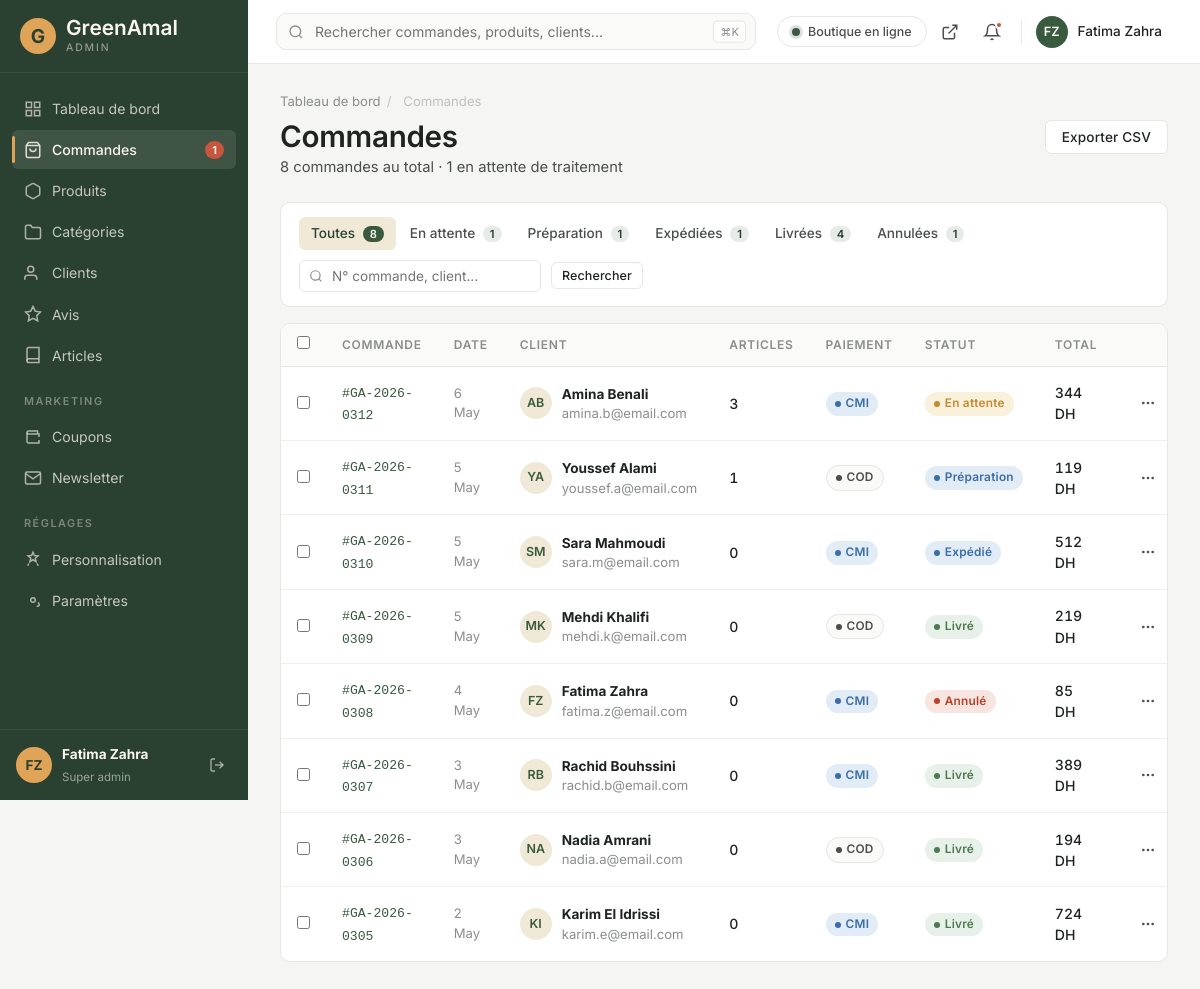
Page /admin/orders.php (signed in) on the committed database.
### tables this page shows
CREATE TABLE IF NOT EXISTS orders (
  id INT AUTO_INCREMENT PRIMARY KEY,
  order_number VARCHAR(30) NOT NULL UNIQUE,
  customer_id INT,
  status ENUM('pending','processing','shipped','delivered','cancelled') DEFAULT 'pending',
  payment_method ENUM('cmi','cod','transfer') DEFAULT 'cod',
  payment_status ENUM('pending','paid','failed','refunded') DEFAULT 'pending',
  subtotal DECIMAL(10,2) NOT NULL,
  shipping DECIMAL(10,2) DEFAULT 0,
  discount DECIMAL(10,2) DEFAULT 0,
  total DECIMAL(10,2) NOT NULL,
  shipping_name VARCHAR(255),
  shipping_email VARCHAR(255),
  shipping_phone VARCHAR(30),
  shipping_address VARCHAR(500),
  shipping_city VARCHAR(100),
  shipping_postcode VARCHAR(20),
  notes TEXT,
  coupon_code VARCHAR(50),
  created_at TIMESTAMP DEFAULT CURRENT_TIMESTAMP,
  updated_at TIMESTAMP DEFAULT CURRENT_TIMESTAMP ON UPDATE CURRENT_TIMESTAMP,
  INDEX idx_status (status),
  INDEX idx_customer (customer_id),
  INDEX idx_created (created_at),
  FOREIGN KEY (customer_id) REFERENCES customers(id) ON DELETE SET NULL
);

CREATE TABLE IF NOT EXISTS customers (
  id INT AUTO_INCREMENT PRIMARY KEY,
  email VARCHAR(255) NOT NULL UNIQUE,
  password_hash VARCHAR(255),
  first_name VARCHAR(100),
  last_name VARCHAR(100),
  phone VARCHAR(30),
  city VARCHAR(100),
  address VARCHAR(500),
  postcode VARCHAR(20),
  total_orders INT DEFAULT 0,
  lifetime_value DECIMAL(10,2) DEFAULT 0,
  segment ENUM('new','regular','vip','inactive') DEFAULT 'new',
  newsletter_subscribed TINYINT(1) DEFAULT 0,
  reset_token VARCHAR(64),
  reset_token_expires_at TIMESTAMP NULL,
  created_at TIMESTAMP DEFAULT CURRENT_TIMESTAMP,
  last_order_at TIMESTAMP NULL
);

### admin/orders.php (the view, shortened to what the rows shown need)
<?php
require_once __DIR__ . '/../includes/auth.php';
admin_require_login();
$where = [];
$params = [];
$whereSql = empty($where) ? '' : 'WHERE ' . implode(' AND ', $where);
$orders = db_all("
    SELECT o.*, c.first_name, c.last_name, c.email, (SELECT COUNT(*) FROM order_items WHERE order_id = o.id) AS items_count
    FROM orders o
    LEFT JOIN customers c ON c.id = o.customer_id
    $whereSql
    ORDER BY o.created_at DESC
    LIMIT 50
", $params);
require __DIR__ . '/_includes/header.php';
?>
<div class="page">
  <div class="page-head">
    <div>
      <h1>Commandes</h1>
    </div>
  </div>
  <div class="card">
    <table class="data-table">
      <thead>
        <tr>
          <th class="check-col"><input type="checkbox"></th>
          <th>Commande</th><th>Date</th><th>Client</th><th>Articles</th><th>Paiement</th><th>Statut</th><th>Total</th><th class="actions-col"></th>
        </tr>
      </thead>
      <tbody>
        <?php if (empty($orders)): ?>
          <tr><td colspan="9" style="text-align: center; padding: 60px; color: var(--ink-mute);">Aucune commande</td></tr>
        <?php else: foreach ($orders as $o):
          [$status_lbl, $status_cls] = order_status_label($o['status']);
          [$pay_lbl, $pay_cls] = payment_method_label($o['payment_method']);
          $name = trim(($o['first_name'] ?? '') . ' ' . ($o['last_name'] ?? '')) ?: 'Anonyme';
        ?>
          <tr>
            <td><input type="checkbox"></td>
            <td><a href="order-detail.php?id=<?= (int) $o['id'] ?>" class="cell-mono" style="color: var(--olive); font-weight: 500;">#<?= e($o['order_number']) ?></a></td>
            <td class="cell-mute"><?= time_ago($o['created_at']) ?></td>
            <td><div class="cell-customer"><span class="cell-customer-avatar"><?= e(initials($name)) ?></span><span><strong style="font-size: 0.85rem;"><?= e($name) ?></strong><div class="cell-mute"><?= e($o['email'] ?? '-') ?></div></span></div></td>
            <td class="cell-num"><?= (int) $o['items_count'] ?></td>
            <td><span class="badge-status <?= e($pay_cls) ?>"><?= e($pay_lbl) ?></span></td>
            <td><span class="badge-status <?= e($status_cls) ?>"><?= e($status_lbl) ?></span></td>
            <td class="cell-num"><?= price($o['total']) ?></td>
            <td><a href="order-detail.php?id=<?= (int) $o['id'] ?>" class="topbar-btn"><svg width="16" height="16" viewBox="0 0 24 24" fill="none" stroke="currentColor" stroke-width="2"><circle cx="12" cy="12" r="1"/><circle cx="19" cy="12" r="1"/><circle cx="5" cy="12" r="1"/></svg></a></td>
          </tr>
        <?php endforeach; endif; ?>
      </tbody>
    </table>
  </div>
</div>
<?php require __DIR__ . '/_includes/footer.php'; ?>

### admin/_includes/header.php (shortened to what the rows shown need)
<?php
require_once __DIR__ . '/../../includes/auth.php';
$user = admin_user();
$user_initials = initials(($user['first_name'] ?? '') . ' ' . ($user['last_name'] ?? ''));
$user_name = trim(($user['first_name'] ?? '') . ' ' . ($user['last_name'] ?? ''));
?><!DOCTYPE html>
<html lang="fr">
<head>
<link rel="stylesheet" href="https://cdn.jsdelivr.net/npm/cropperjs@1.6.2/dist/cropper.min.css">
<link rel="stylesheet" href="assets/css/admin.css">
</head>
<body>
<div class="admin-app">
  <aside class="sidebar">
    <div class="sidebar-foot">
      <span class="sidebar-user-avatar"><?= e($user_initials) ?></span>
      <div class="sidebar-user-info">
        <strong><?= e($user_name) ?></strong>
        <span><?= e(ucfirst(str_replace('_', ' ', $user['role']))) ?></span>
      </div>
      <a href="logout.php" title="Déconnexion" style="color: rgba(250,246,240,0.6); width: 30px; height: 30px; border-radius: var(--radius-sm); display: grid; place-items: center;">
        <svg width="16" height="16" viewBox="0 0 24 24" fill="none" stroke="currentColor" stroke-width="2"><path d="M9 21H5a2 2 0 01-2-2V5a2 2 0 012-2h4"/><polyline points="16 17 21 12 16 7"/><line x1="21" y1="12" x2="9" y2="12"/></svg>
      </a>
    </div>
  </aside>
  <div class="main">
    <header class="topbar">
      <div class="topbar-actions">
        <div class="topbar-user">
          <span class="topbar-user-avatar"><?= e($user_initials) ?></span>
          <span class="topbar-user-name"><?= e($user_name) ?></span>
        </div>
      </div>
    </header>

### rows in the picture
orders: order_number "GA-2026-0312", created_at "6 May", customer.last_name "AB", name "Amina Benali", customer.email "amina.b@email.com", items_count "3", pay_lbl "CMI", status_lbl "En attente", total "344 DH"
orders: order_number "GA-2026-0311", created_at "5 May", customer.last_name "YA", name "Youssef Alami", customer.email "youssef.a@email.com", items_count "1", pay_lbl "COD", status_lbl "Préparation", total "119 DH"
orders: order_number "GA-2026-0310", created_at "5 May", customer.last_name "SM", name "Sara Mahmoudi", customer.email "sara.m@email.com", items_count "0", pay_lbl "CMI", status_lbl "Expédié", total "512 DH"
orders: order_number "GA-2026-0309", created_at "5 May", customer.last_name "MK", name "Mehdi Khalifi", customer.email "mehdi.k@email.com", items_count "0", pay_lbl "COD", status_lbl "Livré", total "219 DH"
orders: order_number "GA-2026-0308", created_at "4 May", customer.last_name "FZ", name "Fatima Zahra", customer.email "fatima.z@email.com", items_count "0", pay_lbl "CMI", status_lbl "Annulé", total "85 DH"
orders: order_number "GA-2026-0307", created_at "3 May", customer.last_name "RB", name "Rachid Bouhssini", customer.email "rachid.b@email.com", items_count "0", pay_lbl "CMI", status_lbl "Livré", total "389 DH"
orders: order_number "GA-2026-0306", created_at "3 May", customer.last_name "NA", name "Nadia Amrani", customer.email "nadia.a@email.com", items_count "0", pay_lbl "COD", status_lbl "Livré", total "194 DH"
orders: order_number "GA-2026-0305", created_at "2 May", customer.last_name "KI", name "Karim El Idrissi", customer.email "karim.e@email.com", items_count "0", pay_lbl "CMI", status_lbl "Livré", total "724 DH"

### other values in the picture
$pending_count "1"
$user_initials "FZ"
$user_name "Fatima Zahra"
str_replace('_', ' ', $user['role']) "Super admin"
$counts['total'] "8"
$counts['pending'] "1"
$counts['processing'] "1"
$counts['shipped'] "1"
$counts['delivered'] "4"
$counts['cancelled'] "1"
